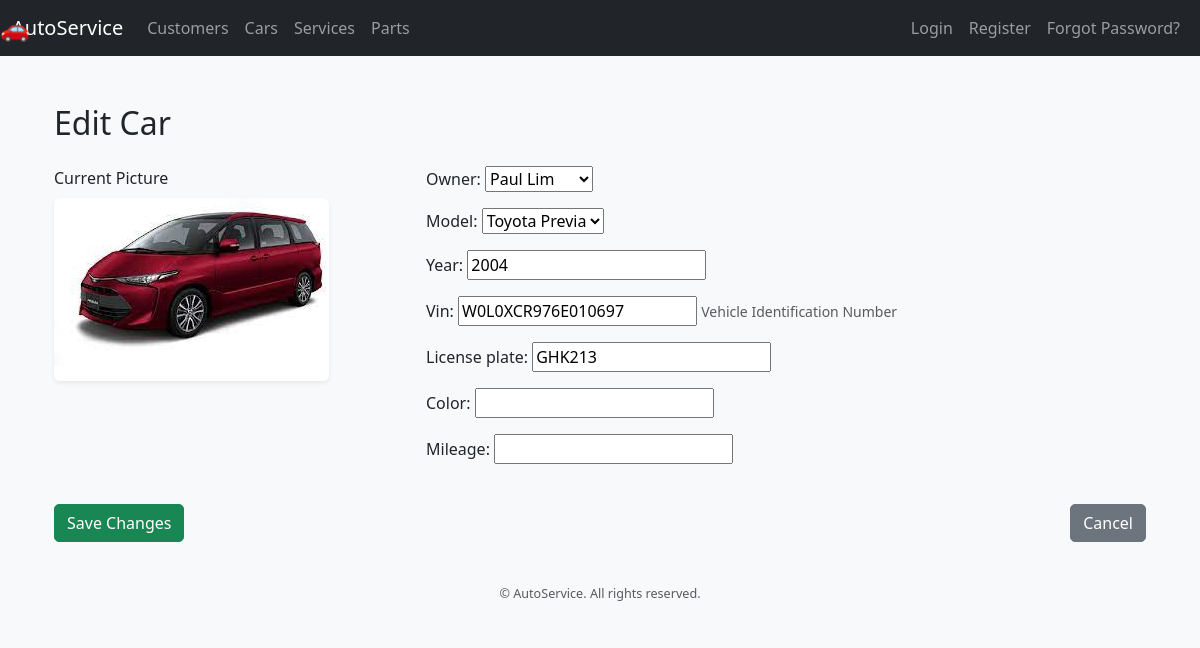
/finalapp/cars/1/edit/, run on the app's committed database.
### finalapp/models.py (models this page shows, shortened)
class Car(models.Model):
    owner = models.ForeignKey("Customer", on_delete=models.CASCADE, related_name="cars")
    model = models.ForeignKey(CarModel, on_delete=models.PROTECT, related_name="cars")
    year = models.PositiveIntegerField()
    vin = models.CharField(max_length=17, unique=True, help_text="Vehicle Identification Number")
    license_plate = models.CharField(max_length=15, unique=True)
    color = models.CharField(max_length=30, blank=True, null=True)
    mileage = models.PositiveIntegerField(blank=True, null=True)
    created_at = models.DateTimeField(auto_now_add=True)
    updated_at = models.DateTimeField(auto_now=True)
    picture = models.ImageField(upload_to="car_pictures/", blank=True, null=True)
    def __str__(self):
        return f"{self.model} ({self.license_plate})"

class CarModel(models.Model):
    make = models.ForeignKey(CarMake, on_delete=models.CASCADE, related_name="models")
    name = models.CharField(max_length=100)
    class Meta:
        unique_together = ("make", "name")
    def __str__(self):
        return f"{self.make.name} {self.name}"

class CarMake(models.Model):
    name = models.CharField(max_length=50, unique=True)

### finalapp/views.py (the view)
# urls.py: path("cars/<int:pk>/edit/", views.CarUpdateView.as_view(), name="car_update"),
class CarUpdateView(UpdateView):
    model = Car
    fields = ["owner", "model", "year", "vin", "license_plate", "color", "mileage"]
    template_name = "cars/car_form.html"
    success_url = reverse_lazy("car_list")

### finalapp/models.py (called while the page is built)
    def __str__(self):
        return f"{self.first_name} {self.last_name}"

### finalapp/templates/cars/car_form.html (shortened to what this page needs)
{% extends "base.html" %}
{% load static %}
{% block content %}
<div class="container mt-5">
    <h2 class="mb-4">
        {% if object %}Edit Car{% else %}Add New Car{% endif %}
    </h2>
    <form method="post" enctype="multipart/form-data">
        <div class="row">
            <div class="col-md-4">
                {% if object and object.picture %}
                    <label class="form-label">Current Picture</label><br>
                    <img src="{{ object.picture.url }}" class="img-fluid rounded shadow-sm mb-3"
                         alt="{{ object }}" style="max-height:200px;">
                {% endif %}
            </div>
            <div class="col-md-8">
                {% for field in form %}
                    {% if field.name != 'picture' %}
                        <div class="mb-3">
                            {{ field.label_tag }}
                            {{ field }}
                            {% if field.help_text %}
                                <small class="form-text text-muted">{{ field.help_text }}</small>
                            {% endif %}
                        </div>
                    {% endif %}
                {% endfor %}
            </div>
        </div>
        <div class="mt-4 d-flex justify-content-between">
            <button type="submit" class="btn btn-success">
                {% if object %}Save Changes{% else %}Add Car{% endif %}
            </button>
            {% if object %}
                <a href="{% url 'car_detail' object.pk %}" class="btn btn-secondary">Cancel</a>
            {% else %}
                <a href="{% url 'car_list' %}" class="btn btn-secondary">Cancel</a>
            {% endif %}
        </div>
    </form>
</div>
{% endblock %}

### finalapp/static/finalapp/css/style.css (style rules this page uses)
body { font-family: 'Segoe UI', Tahoma, Geneva, Verdana, sans-serif; background-color: #f8f9fa; margin: 0; padding: 0; }
a { text-decoration: none; }
.btn { border-radius: 5px; transition: all 0.2s ease; }
img { max-width: 100%; height: auto; border-radius: 5px; }

### data on the page
Car: picture (picture), form "Paul Lim" "Toyota Previa" "2004" "W0L0XCR976E010697" "GHK213"

### other printed values
{{ field.label_tag }} "Owner:" "Model:" "Year:" "Vin:" "License plate:" "Color:" "Mileage:"
{{ field.help_text }} "Vehicle Identification Number"
